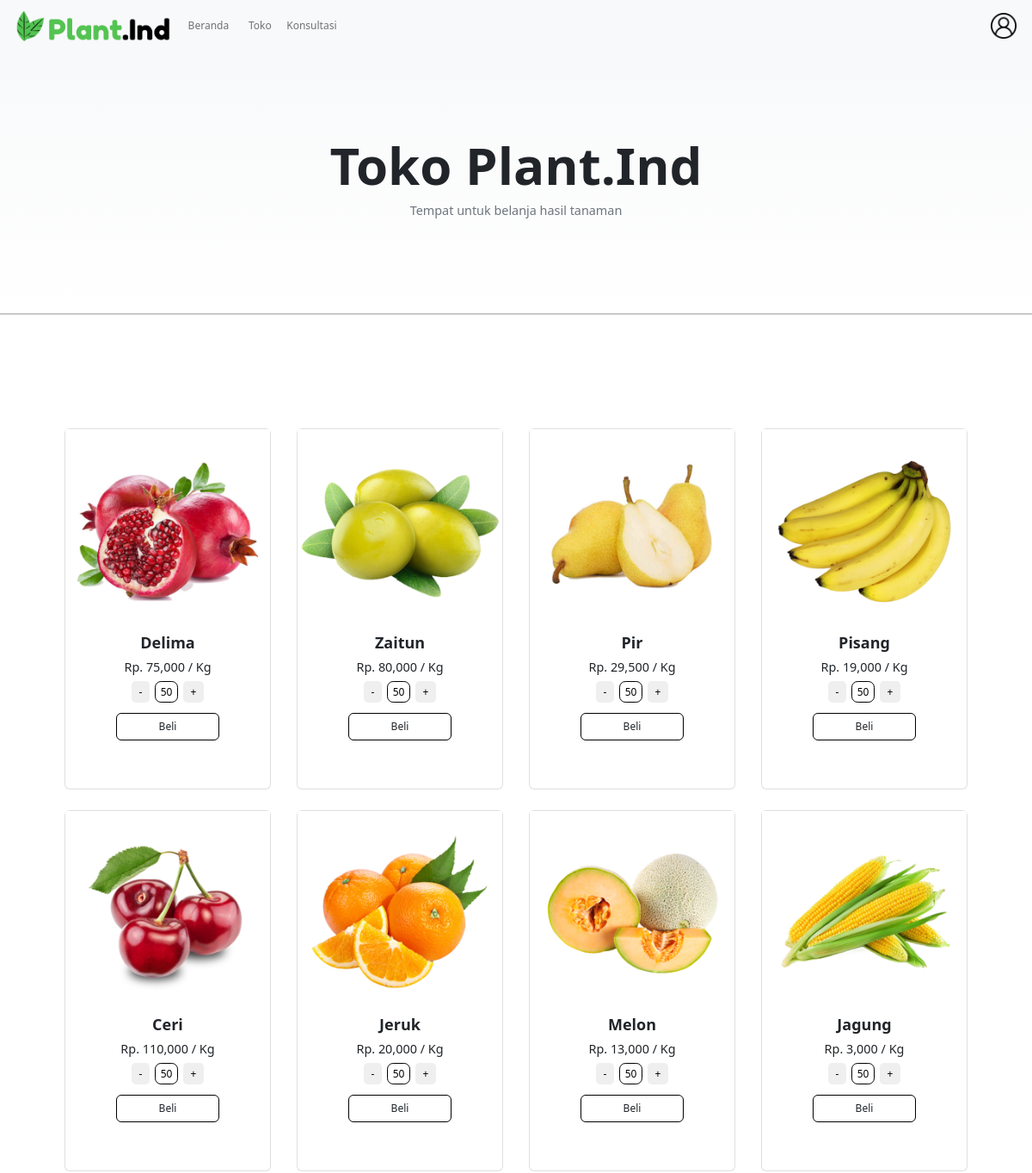
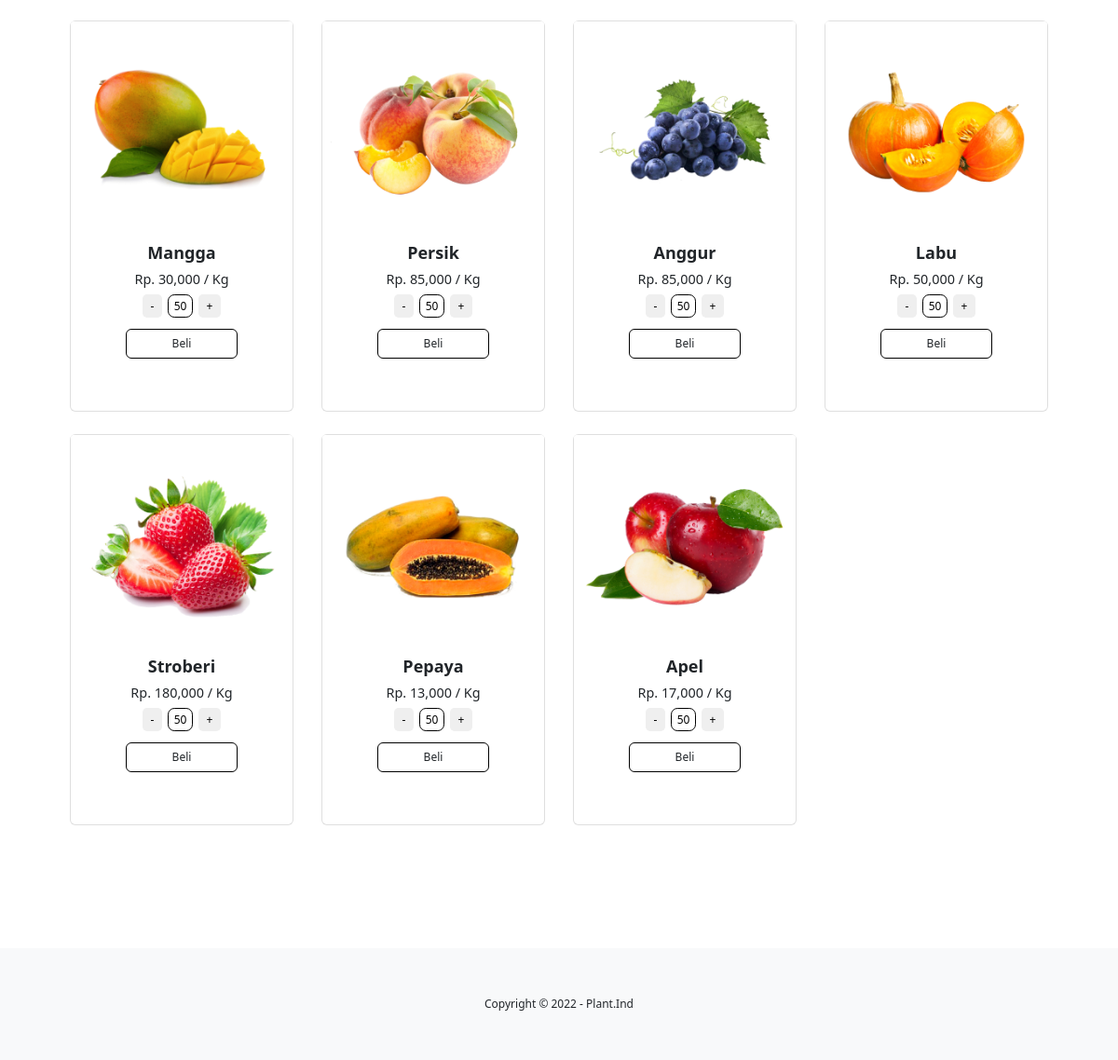
Screenshot of /marketplace/shop.php (signed in) with the database file from the repository (2 pictures, top to bottom).
### tables this page shows
CREATE TABLE `buah` (
  `BuahID` int(100) NOT NULL,
  `NamaBuah` varchar(100) NOT NULL,
  `Harga` int(100) NOT NULL,
  `Gambar` varchar(100) NOT NULL,
  `gejala` int(11) NOT NULL
);

### marketplace/shop.php (the view, shortened to what this page needs)
<html lang="en">
<head>
    <link rel="stylesheet" href="../assets/css/shop.css">
    <link rel="stylesheet" href="../assets/jquery/jquery.css">
    <link href="https://cdn.jsdelivr.net/npm/bootstrap@5.1.3/dist/css/bootstrap.min.css" rel="stylesheet">
</head>
<body>
    <?php
        include '../assets/navbar.php';
    ?>
    <header class="bg">
        <div class="judul" >
            <div class="text-center">
                <h1 class="font fw-bolder">Toko Plant.Ind</h1>
                <p class="text-muted">Tempat untuk belanja hasil tanaman</p>
            </div>
        </div>
    </header>
    <hr>
    <?php
        $sql = "SELECT * FROM buah";
        $query = mysqli_query ($conn, $sql);
    ?>
    <section>
        <div class="grid">
            <?php
                while($hasil = mysqli_fetch_object ($query)):
            ?>
            <div class="col">
                <div class="card">
                    <img class="card-img-top" src=../assets/shop/<?= $hasil->Gambar ?> alt="..." />
                    <div class="card-body">
                        <div class="text-center">
                            <h5 class="fw-bolder"><?= $hasil->NamaBuah ?></h5>
                            <p class=harga>Rp. <?= number_format($hasil->Harga)?> / Kg
                        </div>
                    </div>
                    <form action="tambah.php?id=<?= $hasil->BuahID ?>" method="POST">
                        <div class="box">
                            <input type="number" name="satuan" value="50" min="50">
                        </div>
                        <div class="beli border-top-0 bg-transparent">
                            <div class="text-center">
                                <button class="btn btn-outline-dark mt-auto">Beli</button>
                            </div>
                        </div>
                    </form>
                </div>
            </div>
            <?php endwhile ?>
        </div>
    </section>
    <?php
        include "../assets/footer.php";
    ?>
</body>
</html>

### assets/css/shop.css (style rules this page uses)
.bg { background:linear-gradient(rgba(248,249,250,255),white); }
.text-center .font { font-size: 5vw; }
.text-center p { font-size: 1.2vw; }
.card-body { display: flex; align-items: center; justify-content: center; padding: 0 !important; flex: 0 !important; }
.card { width: 20vw; border: 0.1vw solid rgba(0,0,0,.125) !important; border-radius: 0.5vw !important; }
.fw-bolder { margin-bottom: 0.5vw; font-size: 1.5vw; }
.text-center .harga { font-size: 1.2vw; margin-bottom: 0.5vw !important; }
.col { height: 35vw; display: flex; justify-content: center; margin: 1vw 0 !important; }
.text-center button { width: 10vw; font-size: 1vw; padding: 0.5vw !important; border-radius: 0.5vw; border:0.1vw solid black; }
.grid { width: 90vw; margin: 10vw auto; display: grid; grid-template-columns: 22.5vw 22.5vw 22.5vw 22.5vw; }
.bg { padding: 8vw !important; }
hr { height: 0.2vw !important; margin: 0 !important; }
.text-muted { margin-bottom: 1vw !important; }
.box { display: flex; justify-content: center; margin-bottom: 1vw; }
.box input { border: none; outline: none; padding: 0.2vw; margin: 0 0.5vw !important; border: 0.1vw solid black; border-radius: 0.6vw; font-size: 1vw; }

### assets/css/navbar.css (style rules this page uses)
* { padding: 0; margin: 0; box-shadow: none !important; }

### rows the page displays
buah: Gambar (picture), NamaBuah "Delima", Harga "75,000"
buah: Gambar (picture), NamaBuah "Zaitun", Harga "80,000"
buah: Gambar (picture), NamaBuah "Pir", Harga "29,500"
buah: Gambar (picture), NamaBuah "Pisang", Harga "19,000"
buah: Gambar (picture), NamaBuah "Ceri", Harga "110,000"
buah: Gambar (picture), NamaBuah "Jeruk", Harga "20,000"
buah: Gambar (picture), NamaBuah "Melon", Harga "13,000"
buah: Gambar (picture), NamaBuah "Jagung", Harga "3,000"
buah: Gambar (picture), NamaBuah "Mangga", Harga "30,000"
buah: Gambar (picture), NamaBuah "Persik", Harga "85,000"
buah: Gambar (picture), NamaBuah "Anggur", Harga "85,000"
buah: Gambar (picture), NamaBuah "Labu", Harga "50,000"
buah: Gambar (picture), NamaBuah "Stroberi", Harga "180,000"
buah: Gambar (picture), NamaBuah "Pepaya", Harga "13,000"
buah: Gambar (picture), NamaBuah "Apel", Harga "17,000"
